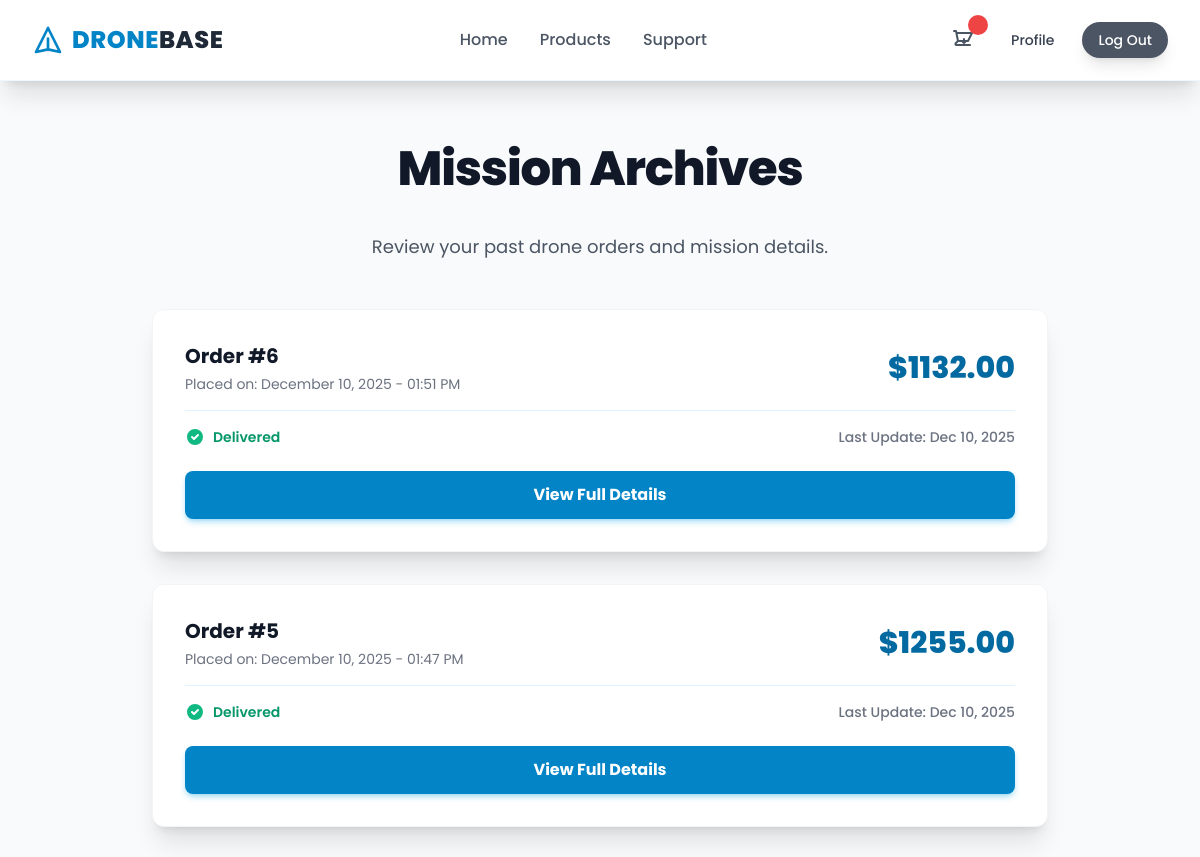
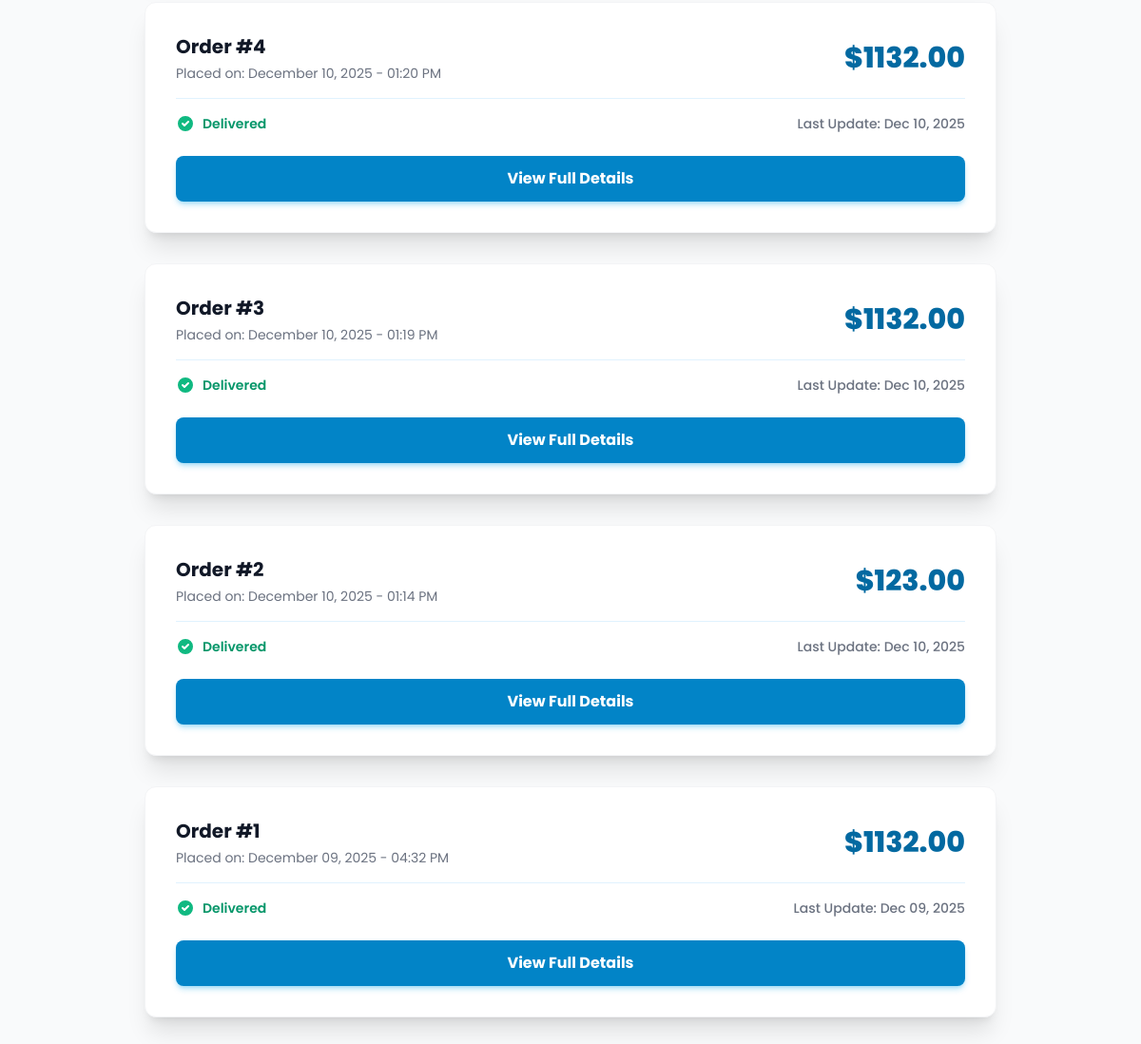
/order-history/ (signed in), run on the app's committed database (2 pictures, top to bottom).
### products/models.py (models this page shows, shortened)
class Order(models.Model):
    user = models.ForeignKey(CustomUser, on_delete=models.CASCADE)
    total = models.FloatField()
    created_at = models.DateTimeField(auto_now_add=True)
    modified_at = models.DateTimeField(auto_now=True)

### products/views.py (the view)
# urls.py: path("order-history/", views.order_history, name="order_history"),
def order_history(request):
    if not request.user.is_authenticated:
        return redirect("login")
    orders = (
        Order.objects.filter(user=request.user)
        .order_by("created_at")
        .reverse()
    )
    return render(request, "products/order_history.html", {"orders": orders})

### templates/products/order_history.html (shortened to what this page needs)
{% extends "base.html" %}
{% load static %}
{% block content %}
<div class="bg-gray-50 min-h-screen py-16 px-4 sm:px-6 lg:px-8">
  <div class="max-w-4xl mx-auto">
    <h1 class="text-4xl sm:text-5xl font-extrabold text-gray-900 mb-10 text-center tracking-tight">
        Mission Archives
    </h1>
    <p class="text-lg text-gray-600 mb-12 text-center">Review your past drone orders and mission details.</p>
    {% if orders %}
    <div class="space-y-8">
      {% for order in orders %}
      <div class="bg-white rounded-xl shadow-xl overflow-hidden border border-gray-100 transition duration-300 hover:shadow-2xl hover:border-sky-300">
        <div class="p-6 sm:p-8">
          <div class="flex flex-col sm:flex-row justify-between items-start sm:items-center border-b pb-4 mb-4 border-sky-100">
            <div>
              <h2 class="text-xl font-bold text-gray-900">Order #{{ order.id }}</h2>
              <p class="text-sm text-gray-500 mt-1">
                Placed on: {{ order.created_at|date:"F d, Y - h:i A" }}
              </p>
            </div>
            <span class="mt-3 sm:mt-0 text-3xl font-extrabold text-sky-700">
              ${{ order.total|floatformat:2 }}
            </span>
          </div>
          <div class="flex justify-between items-center text-sm font-medium">
            <div class="flex items-center space-x-2">
              <svg xmlns="http://www.w3.org/2000/svg" class="h-5 w-5 text-emerald-500" viewBox="0 0 20 20" fill="currentColor">
                <path fill-rule="evenodd" d="M10 18a8 8 0 100-16 8 8 0 000 16zm3.707-9.293a1 1 0 00-1.414-1.414L9 10.586 7.707 9.293a1 1 0 00-1.414 1.414l2 2a1 1 0 001.414 0l4-4z" clip-rule="evenodd" />
              </svg>
              <span class="text-emerald-600 font-semibold">
                  Delivered
              </span>
            </div>
            <span class="text-gray-500">
                Last Update: {{ order.modified_at|date:"M d, Y" }}
            </span>
          </div>
          <div class="mt-6">
             <a href="{% url 'order_detail' order.id %}"
                class="block w-full text-center bg-sky-600 hover:bg-sky-700 text-white font-bold py-3 rounded-lg transition duration-300 shadow-md shadow-sky-500/30 focus:outline-none focus:ring-4 focus:ring-sky-300">
                View Full Details
             </a>
          </div>
        </div>
      </div>
      {% endfor %}
    </div>
    {% endif %}
  </div>
</div>
{% endblock %}

### templates/base.html (style rules this page uses)
body { font-family: 'Poppins', sans-serif; }

### data on the page
Order: id "6", created_at "December 10, 2025 - 01:51 PM", total "1132.00", modified_at "Dec 10, 2025"
Order: id "5", created_at "December 10, 2025 - 01:47 PM", total "1255.00", modified_at "Dec 10, 2025"
Order: id "4", created_at "December 10, 2025 - 01:20 PM", total "1132.00", modified_at "Dec 10, 2025"
Order: id "3", created_at "December 10, 2025 - 01:19 PM", total "1132.00", modified_at "Dec 10, 2025"
Order: id "2", created_at "December 10, 2025 - 01:14 PM", total "123.00", modified_at "Dec 10, 2025"
Order: id "1", created_at "December 09, 2025 - 04:32 PM", total "1132.00", modified_at "Dec 09, 2025"
